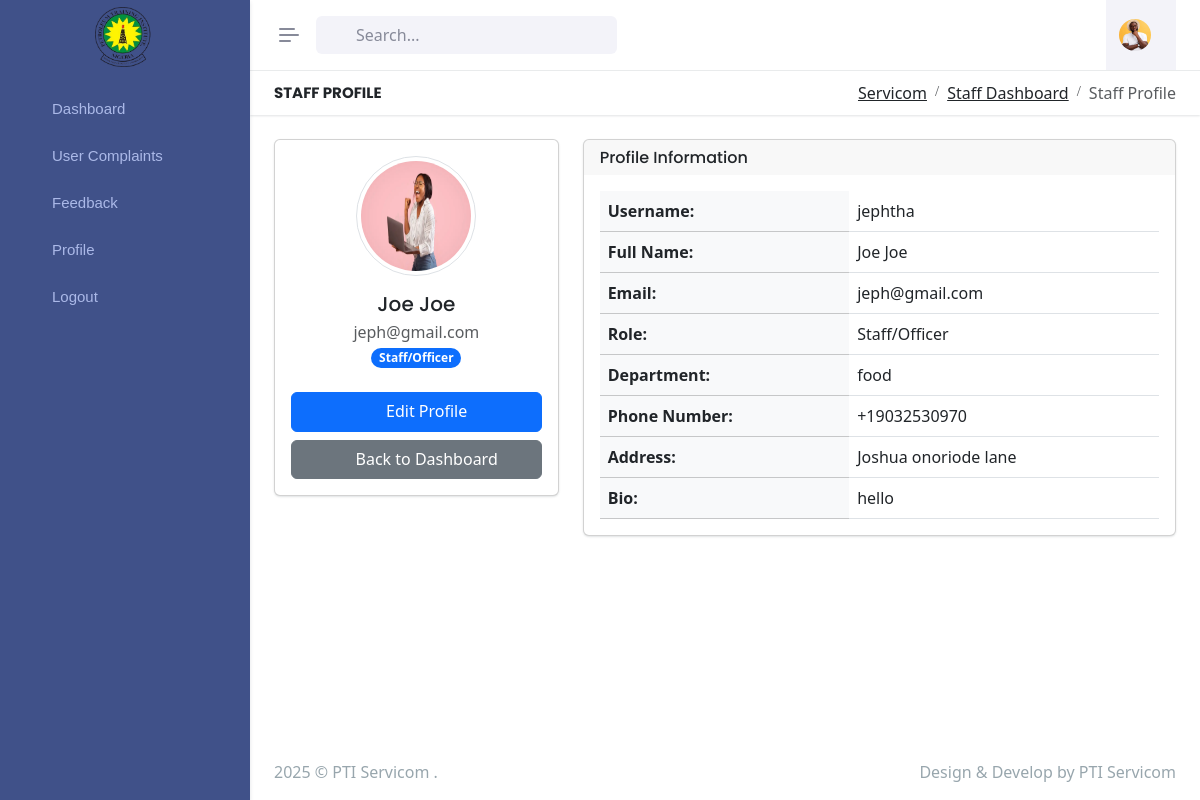
Before: /staff/profile/ (signed in) with the older database file.
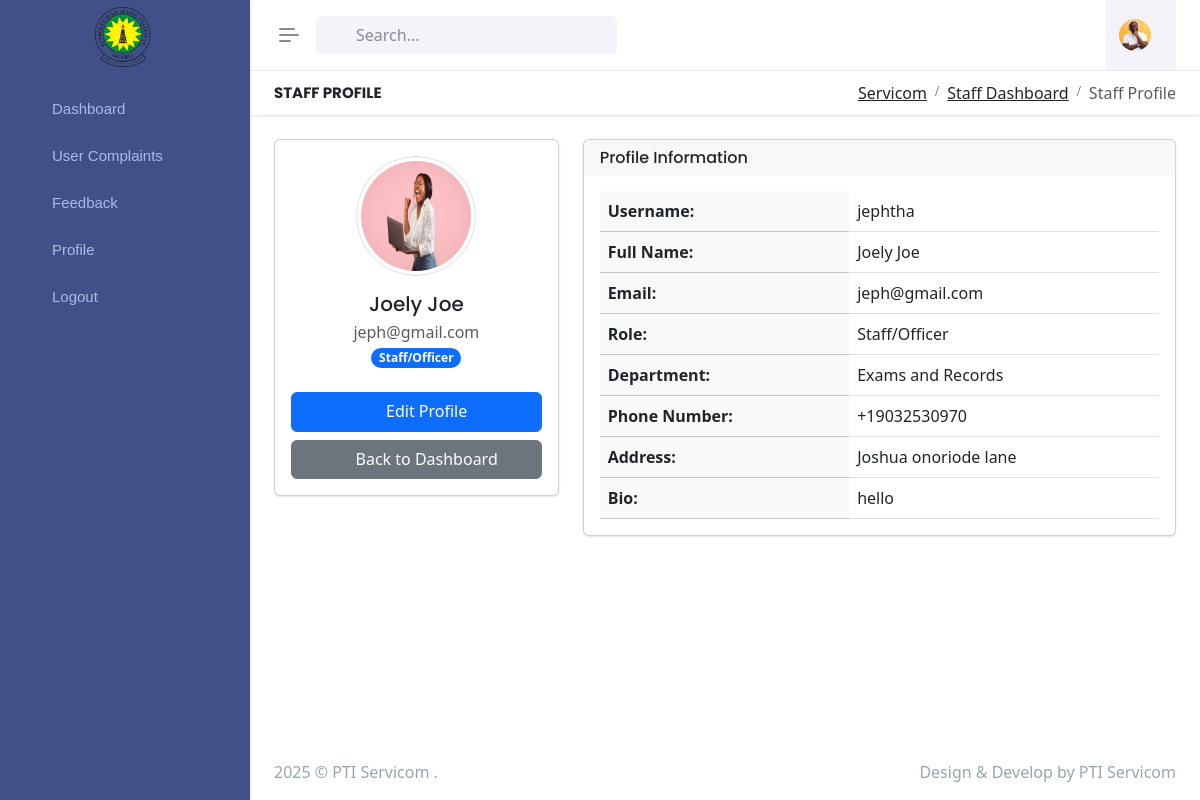
After: the same page with the newer database file.
### servicom/models.py (models this page shows, shortened)
class Profile(models.Model):
    user = models.OneToOneField(User, on_delete=models.CASCADE)
    phone_number = models.CharField(max_length=15, blank=True)
    mat_no = models.CharField(max_length=30, blank=True, null = True)
    address = models.TextField(blank=True)
    department = models.ForeignKey(Department, on_delete=models.SET_NULL, null=True, blank=True)
    bio = models.TextField(null = True)
    profile_image = models.ImageField(upload_to = 'profile-image', null = True, blank = True)

class User(AbstractUser):
    ROLE_CHOICES = [
        ('staff', 'Staff/Officer'),
        ('citizen', 'Citizen/User'),
    ]
    role = models.CharField(max_length=20, choices=ROLE_CHOICES, default='citizen')
    email = models.EmailField(unique=True)
    USERNAME_FIELD = 'email'
    REQUIRED_FIELDS = ['username']

class Department(models.Model):
    name = models.CharField(max_length=100, unique=True)
    description = models.TextField(blank=True)

### servicom/views.py (the view)
# urls.py: path('staff/profile/', views.staff_profile_view, name='staff_profile_view'),
@login_required
def staff_profile_view(request):
    staff_profile = Profile.objects.get(user=request.user)
    context = {
        'staff_profile': staff_profile
    }
    return render(request, 'dashboard/staff_profile.html', context)

### templates/dashboard/staff_profile.html (shortened to what the changed rows need)
{% extends 'dashboard/base.html' %}
{% block content %}
<div class="main-content">
    <div class="page-content">
        <div class="container-fluid">
            <div class="row">
                <div class="col-xl-4">
                    <div class="card">
                        <div class="card-body">
                            <div class="text-center mb-4">
                                {% if staff_profile.profile_image %}
                                <img src="{{ staff_profile.profile_image.url }}" alt="{{ staff_profile.user.username }}" class="rounded-circle avatar-xl img-thumbnail mb-3">
                                {% else %}
                                <div class="avatar-xl bg-primary-subtle rounded-circle mb-3 d-flex align-items-center justify-content-center">
                                    <span class="avatar-title bg-primary rounded-circle text-primary fs-4">{{ staff_profile.user.username|first|upper }}</span>
                                </div>
                                {% endif %}
                                <h5 class="mb-1">{{ staff_profile.user.get_full_name|default:staff_profile.user.username }}</h5>
                                <p class="text-muted mb-0">{{ staff_profile.user.email }}</p>
                                <span class="badge bg-primary rounded-pill">{{ staff_profile.user.get_role_display }}</span>
                            </div>
                        </div>
                    </div>
                </div>
                <div class="col-xl-8">
                    <div class="card">
                        <div class="card-body">
                            <div class="table-responsive">
                                <table class="table table-nowrap align-middle mb-0">
                                    <tbody>
                                        <tr>
                                            <th scope="row" class="table-light">Username:</th>
                                            <td>{{ staff_profile.user.username }}</td>
                                        </tr>
                                        <tr>
                                            <th scope="row" class="table-light">Full Name:</th>
                                            <td>{{ staff_profile.user.get_full_name|default:"Not provided" }}</td>
                                        </tr>
                                        <tr>
                                            <th scope="row" class="table-light">Email:</th>
                                            <td>{{ staff_profile.user.email }}</td>
                                        </tr>
                                        <tr>
                                            <th scope="row" class="table-light">Role:</th>
                                            <td>{{ staff_profile.user.get_role_display }}</td>
                                        </tr>
                                        <tr>
                                            <th scope="row" class="table-light">Department:</th>
                                            <td>{{ staff_profile.department.name|default:"Not assigned" }}</td>
                                        </tr>
                                        <tr>
                                            <th scope="row" class="table-light">Phone Number:</th>
                                            <td>{{ staff_profile.phone_number|default:"Not provided" }}</td>
                                        </tr>
                                        <tr>
                                            <th scope="row" class="table-light">Address:</th>
                                            <td>{{ staff_profile.address|default:"Not provided" }}</td>
                                        </tr>
                                        <tr>
                                            <th scope="row" class="table-light">Bio:</th>
                                            <td>{{ staff_profile.bio|default:"Not provided" }}</td>
                                        </tr>
                                    </tbody>
                                </table>
                            </div>
                        </div>
                    </div>
                </div>
            </div>
        </div>
    </div>
</div>
{% endblock %}

Changed rows visible on the page:
changed Profile "Joshua onoriode lane": user.get_full_name "Joe Joe" → "Joely Joe"; department.name "food" → "Exams and Records"
